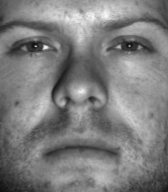
#> input picture faces_training/face01.pgm, 168 x 192 px; its folder holds 4 pictures in this run
$ python 2016147588.py 1.0
#> lines starting #> are read from the running program, lines starting #| are printed output that depends on the picture
import glob
from statistics import variance
import numpy as np
import os
import sys
import cv2
import matplotlib.pyplot as plt
import re
def atoi(text):
    return int(text) if text.isdigit() else text

def natural_keys(text):
    return [ atoi(c) for c in re.split(r'(\d+)', text) ]

def load_images(directory):
	# get a list of train images file name
    img_file_names = glob.glob(directory + '/*.pgm')
    img_file_names.sort(key=natural_keys)
    # load a greyscale of each image
    imgs = np.array([cv2.imread(i, cv2.IMREAD_GRAYSCALE).flatten() for i in img_file_names])
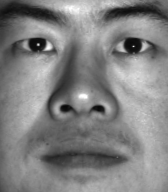
#> input picture faces_training/face02.pgm, 168 x 192 px
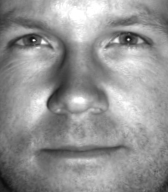
#> input picture faces_training/face03.pgm, 168 x 192 px
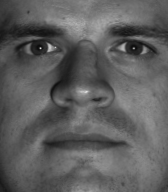
#> input picture faces_training/face04.pgm, 168 x 192 px
    return imgs, img_file_names, len(img_file_names)

def choose_raw_img_from_concated_img(idx,data):
    return data[idx*192:(idx+1)*192,:]

def pca(data):
    mu = np.mean(data, 0)
    # mean adjust the data
    ma_data = data - mu
    #execute svd
    e_faces, sigma, v = np.linalg.svd(ma_data.transpose(), full_matrices=False)
    weights = np.dot(ma_data, e_faces)
    return e_faces, sigma, weights, mu

def get_number_of_components_to_preserve_variance(sigma, percentage):
    for ii, eigen_value_cumsum in enumerate(np.cumsum(sigma) / np.sum(sigma)):
        if eigen_value_cumsum > percentage:
            return ii

def reconstruct(img_idx, e_faces, weights, mu, npcs):
	reconstructed = mu + np.dot(weights[img_idx, 0:npcs], e_faces[:, 0:npcs].T)
	return reconstructed

def compute_MSE(raw_img, reconstruced):
    return np.mean(np.square(raw_img - reconstruced))

def show_img(data):
    plt.imshow(data, cmap=plt.cm.gray)
    plt.title("Mean Face")
    plt.show()

def Euclidean_distance(p,q):
    return np.linalg.norm(p-q)

def normalization(img):
    norm = (img - np.min(img)) / (np.max(img) - np.min(img))
    return norm

def predict(reconstructed_imgs, test_img, data_file_names):
    distance_list = []
    for reconstructed in reconstructed_imgs:
        distance = Euclidean_distance(test_img,reconstructed)
        distance_list.append(distance)
    closest_img_idx = np.argmin(distance_list)
    return data_file_names[closest_img_idx]

def step1_output(out ,variance_percentage, n_dim):
    output.write("########## STEP 1 ##########\n")
    output.write(f"Input Percentage: {variance_percentage}\n")
    output.write(f"Selected Dimension: {n_dim}\n")
    output.write("\n")
    return output

def step2_output(output, mse_list):
    output.write("########## STEP 2 ##########\n")
    output.write("Reconstruction error\n")
    output.write(f"Average: {round(np.mean(mse_list),4)}\n")
    for i, mse in enumerate(mse_list):
        output.write(f"{str(i+1).zfill(2)}: {round(mse,4)}\n")
    output.write("\n")
    return output

def step3_output(output, recognition_result_list):
    output.write("########## STEP 3 ##########\n")
    for i, recog_result in enumerate(recognition_result_list):
        output.write(f"test{str(i+1).zfill(2)}.pgm ==> {recog_result}\n")
    return output
if __name__ == "__main__":
    variance_percentage = float(sys.argv[1])
    in_dir  = "faces_training"
    out_dir = "2016147588/"
    test_dir = "faces_test"
    img_dims = (192, 168)

    #load train datas
    data, data_file_names,data_num = load_images(in_dir)
#> data_file_names = ['faces_training/face01.pgm', 'faces_training/face02.pgm', 'faces_training/face03.pgm', 'faces_training/face04.pgm']; data_num = 4
    raw_data = data.reshape(192*data_num, 168)
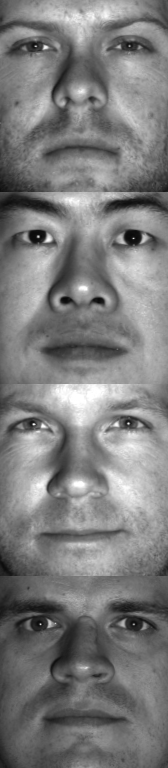
#> raw_data: shape (768, 168); min 8, max 255, mean 124.3
    #compute train datas pca(svd)
    e_faces, sigma, weights, mu = pca(data)
#> in pca, `e_faces, sigma, v = np.linalg.svd(ma_data.transpose(), full_matrices=F..`: sigma = [8380.2, 6253.4, 3550.2, 7e-13]; v = [[-0.0578, -0.0676, -0.639, 0.764], [0.359, -0.861, 0.3, 0.202], [0.786, 0.0702, -0.502, -0.354], [0.5, 0.5, 0.5, 0.5]]
#> in pca, `weights = np.dot(ma_data, e_faces)`: weights = [[-484.1, 2246.1, 2790.2, 5.41e-13], [-566.5, -5381.2, 249.3, -4.38e-13], [-5353.5, 1874.4, -1782.4, 5.08e-14], [6404.1, 1260.7, -1257, -1.67e-13]]
#> sigma = [8380.2, 6253.4, 3550.2, 7e-13]

    #test train datas
    compressed_test_data, test_data_file_names,test_data_num = load_images(test_dir)
    test_data = compressed_test_data.reshape(192*test_data_num, 168)


    #save images
    reconstructed_imgs = []
    for p in range(data.shape[0]):
        n_dim = get_number_of_components_to_preserve_variance(sigma,variance_percentage)
        reconstructed = reconstruct(p, e_faces, weights, mu, n_dim).reshape(img_dims)
        file_name = out_dir + "face" + f"{str(p+1).zfill(2)}.pgm"
        reconstructed_imgs.append(reconstructed)
        cv2.imwrite(file_name, reconstructed)
#> after the loop, reconstructed_imgs = 4 items
    mse_list = []
    #caculate reconstructed images mse
    for i, reconstructed in enumerate(reconstructed_imgs):
        # show_img(reconstructed)
        mse = compute_MSE(reconstructed,choose_raw_img_from_concated_img(i,raw_data))
        mse_list.append(mse)
#> this loop made 4 passes
#> mse on passes 1 to 4: 9.47e-29, 3.79e-28, 1.08e-27, 6.55e-28
#> after the loop, mse_list = [9.47e-29, 3.79e-28, 1.08e-27, 6.55e-28]
        # show_img(reconstructed)
        # show_img(raw_data[i*192:(i+1)*192,:])

    # show_img(test_data)

    predict_list = []
    for i in range(test_data_num):
        predict_result = predict(reconstructed_imgs, choose_raw_img_from_concated_img(i,test_data), data_file_names)
        predict_list.append(predict_result)
#> after the loop, predict_list = []

    output = open('./2016147588/output.txt', 'w')
    step1_output(output, variance_percentage, n_dim)
    step2_output(output, mse_list)
#> the loop in step2_output, `for i, mse in enumerate(mse_list):` made 4 passes
    step3_output(output,predict_list)
    output.close()
